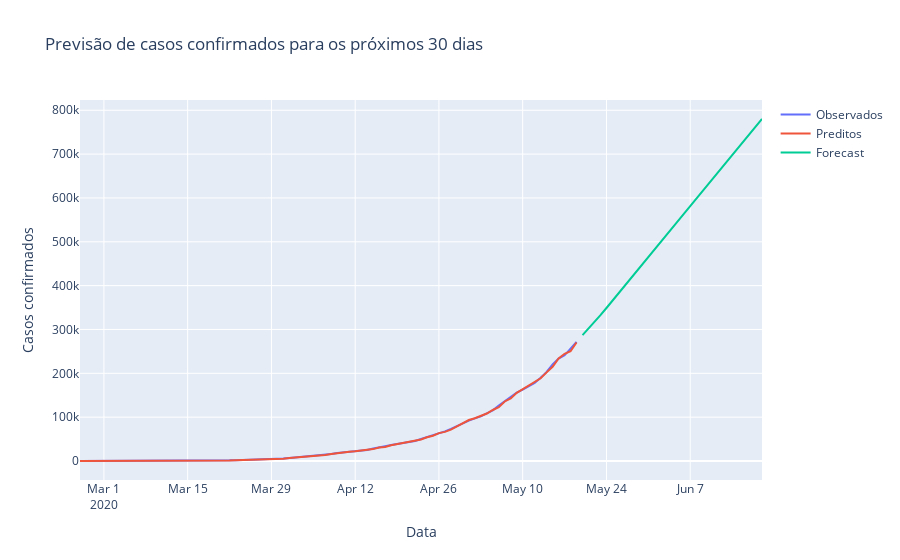

Notebook code for this chart:
### Code cell
fig = go.Figure(go.Scatter(
    x=confirmados.index, y=confirmados, name='Observados'
))

fig.add_trace(go.Scatter(x=confirmados.index, y = modelo.predict_in_sample(), name='Preditos'))

fig.add_trace(go.Scatter(x=pd.date_range('2020-05-20', '2020-06-20'), y=modelo.predict(31), name='Forecast'))

fig.update_layout(title='Previsão de casos confirmados para os próximos 30 dias',
                 yaxis_title='Casos confirmados', xaxis_title='Data')
fig.show()
